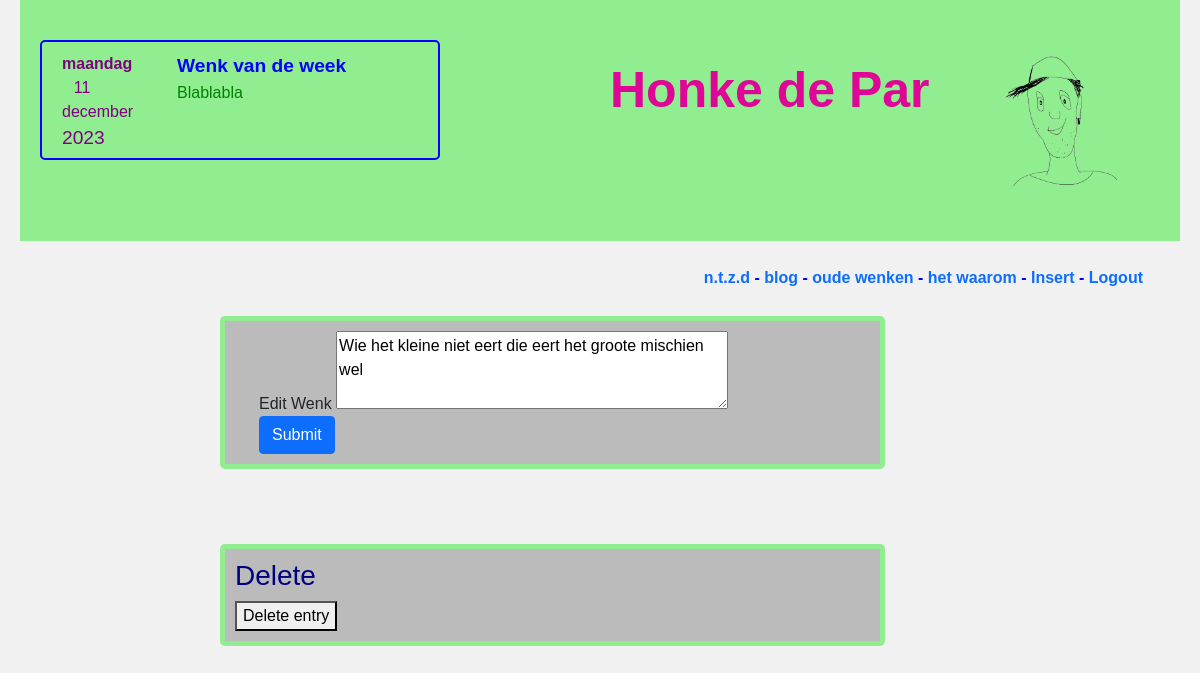
The app's page /HonkdeParOnline1.00/editwenk.php?id=9 (signed in) with its own data.
### tables this page shows
CREATE TABLE `wenken` (
  `id` int(255) NOT NULL,
  `wenk` varchar(255) NOT NULL,
  `date` date NOT NULL
);

### HonkdeParOnline1.00/editwenk.php (the view, shortened to what this page needs)
<?php
include_once "includes/database.php";
$id = $_GET['id'];
$queryw = "SELECT * FROM wenken WHERE id = '$id'";
$statement = $db->prepare($queryw);
$statement->execute(array());
$rowk = $statement->fetch();
$contentw = $rowk["wenk"];
?>
<!DOCTYPE html>
<html lang="en">
<head>
    <link href="https://cdn.jsdelivr.net/npm/bootstrap@5.1.3/dist/css/bootstrap.min.css" rel="stylesheet">
    <link rel="stylesheet" href="styles/style.css">
</head>
<body>
    <?php
        include_once 'includes/header.php';
    ?>
    <?php
        include_once 'includes/nav.php';
    ?>
    <div class="container content">
        <div class="row">
            <div class="column col-lg-2" ></div>
            <div id="artikel" class="column col-lg-7" style="background-color:#bbb;">
                <div class="container">
                    <form name="wenken" action="" method="POST" onsubmit="return validateWenk()" enctype="multipart/form-data">
                        <div class="form-group">
                            <label for="exampleInputDescription">Edit Wenk</label>
                            <textarea name="wenk" id='reset' value="<?php echo"$contentw" ?>"   rows="3" cols="40"></textarea>
                        </div>
                        <button type="submit" name="editWenk" class="btn btn-primary">Submit</button>
                    </form>
                </div>
            </div>
            <div class="column col-lg-2"></div>
        </div>
    </div>
    <div class='container content'>
        <div class='row'>
            <div class='column col-lg-2'></div>
            <div id='artikel' class='column col-lg-7' style='background-color:#bbb; color:Navy;'>
                <h3>Delete</h3>
                <form name='delete' method='post' action=''>
                    <button type='submit' name='deletebtn' value='del' lass='btn btn-primary' onclick="return confirm('Are you sure you want to delete?')">Delete entry</button>
                </form>
            </div>
            <div class='column col-lg-3' style=''></div>
        </div>
    </div>
</body>
</html>

### HonkdeParOnline1.00/includes/header.php
<?php
    $query = "SELECT * FROM wenken ORDER BY id DESC LIMIT 1";
    $statement = $db->prepare($query);
    $statement->execute(array());
    $row = $statement->fetch();
    $wenk = "";
    if($row!=""){
        $wenk = $row["wenk"];
    }
?>
<header>
        <div class="container">
        <div class="row ">
            <?php
            echo "
                <div id='Lcol' class='column col-lg-6' >
                    <div id='left'>
                    <p id='date'><span id='day' style='font-weight:bold'>Maandag</span> <span id='monthday'>28</span> <span id='month'>november</span> <span id='year' style='font-size: larger;'>2021</span></p>
                    <p id='quote'>Wenk van de week</p>
                    <br>
                    <p id='wenk' style='width: 245px;'> $wenk
                    </p>
                </div>";
            ?>
            </div>
                <div id="Mcol" class="column col-lg-4" >
                    <h1 id="title">Honke de Par</h1>
                </div>
            <div id="Rcol" class="column col" >
                <img src="files/Honke.png" alt="" style="width:145px;">
            </div>
          </div>
        </div>
    </header>

### HonkdeParOnline1.00/styles/style.css (style rules this page uses)
body { font-family: Arial; padding: 0px 20px 20px 20px; background: #f1f1f1; }
header { background-color: lightgreen; padding: 30px 10px; }
* { box-sizing: border-box; }
.column { float: left; padding: 10px; }
#Mcol { padding-top: 30px; }
.row:after { content: ""; display: table; clear: both; }
#left { border: 2px solid blue; border-radius: 5px; width: 400px; height: 120px; padding: 10px; float: none; }
#date { float: left; width: 50px; color: purple; text-align: center; padding-left: 10px; margin-right: 75px; }
#quote { float: left; color: blue; font-weight: bold; font-size: larger; padding-top: 0px; padding-bottom: 0%; margin-bottom: 0px; }
#wenk { float: left; color: green; }
#title { color: rgb(223, 5, 150); font-weight: bold; font-size: 50px; }
.content { margin-top: 75px; }
#artikel { border: 5px solid lightgreen; border-radius: 5px; }

### records on screen
wenken: wenk "Blablabla"
wenken: wenk "Wie het kleine niet eert die eert het groote mischien wel"
